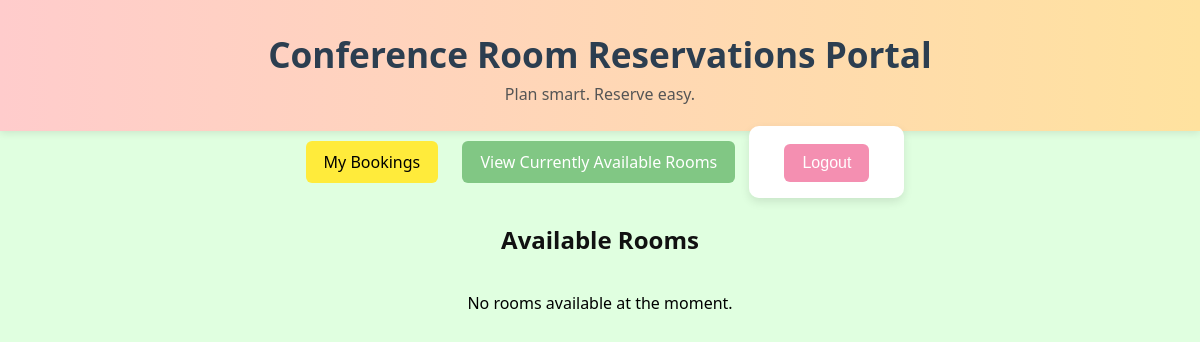
/available_rooms/ (signed in), run on an earlier commit of the app's database.
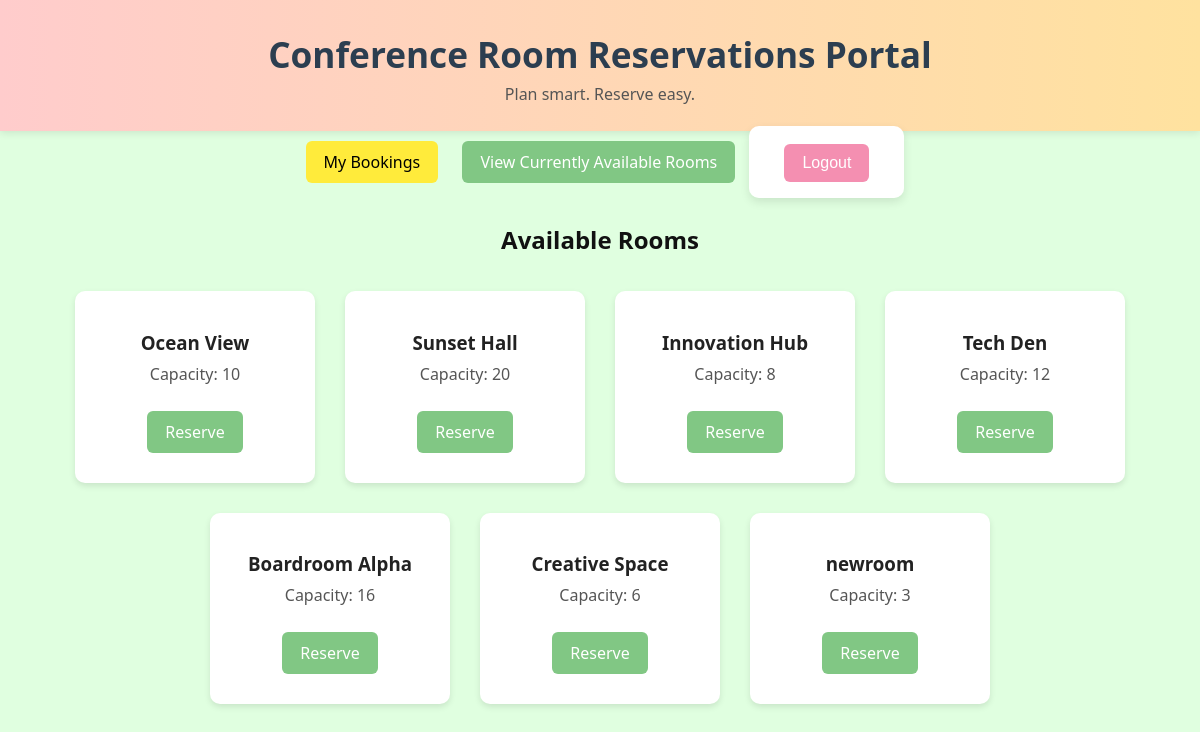
And on a later commit of the database.
### reservations/models.py (models this page shows, shortened)
class Room(models.Model):
    name = models.CharField(max_length=100)
    capacity = models.IntegerField()
    location = models.CharField(max_length=100)
    is_available = models.BooleanField(default=True)

### reservations/views.py (the view)
# urls.py: path('available_rooms/', views.available_rooms, name='available_rooms'),
@login_required
def available_rooms(request):
    rooms = Room.objects.all()
    return render(request, 'reservations/available_rooms.html', {'rooms': rooms})

### reservations/templates/reservations/available_rooms.html (shortened to what this page needs)
{% load static %}
<!DOCTYPE html>
<html>
<head>
    <link rel="stylesheet" href="{% static 'css/style.css' %}">
</head>
<body>
    <header>
        <h1>Conference Room Reservations Portal</h1>
        <p>Plan smart. Reserve easy.</p>
    </header>
    <div>
        <a class="btn btn-yellow" href="{% url 'my_reservations' %}">My Bookings</a>
        <a class="btn btn-green" href="{% url 'available_rooms' %}">View Currently Available Rooms</a>
        {% if user.is_authenticated %}
            <form method="post" action="{% url 'logout' %}" style="display:inline;">
                <button type="submit" class="btn btn-pink">Logout</button>
            </form>
        {% endif %}
    </div>
    <h2 class="section-title">Available Rooms</h2>
    <div class="room-card-container">
        {% for room in rooms %}
            <div class="room-card">
                <h3>{{ room.name }}</h3>
                <p>Capacity: {{ room.capacity }}</p>
                {% if user.is_authenticated %}
                    <a class="btn btn-green" href="{% url 'confirm_booking' room.id %}">Reserve</a>
                {% else %}
                    <a class="btn btn-green" href="{% url 'login' %}?next={% url 'confirm_booking' room.id %}">Reserve</a>
                {% endif %}
            </div>
        {% empty %}
            <p>No rooms available at the moment.</p>
        {% endfor %}
    </div>
</body>
</html>

### reservations/static/css/style.css (style rules this page uses)
body { font-family: 'Segoe UI', sans-serif; background-color: #e0ffe0; margin: 0; padding: 0; text-align: center; }
header { background: linear-gradient(to right, #ffcccc, #ffe29f); padding: 30px 0 10px 0; color: #2c3e50; box-shadow: 0 2px 8px rgba(0, 0, 0, 0.1); }
header h1 { margin: 0; font-size: 2.2em; font-weight: bold; }
header p { margin-top: 5px; color: #555; }
.btn { display: inline-block; margin: 10px; padding: 10px 18px; border: none; border-radius: 6px; font-size: 16px; cursor: pointer; font-weight: 500; text-decoration: none; }
.btn-pink { background-color: #f48fb1; color: white; }
.btn-yellow { background-color: #ffeb3b; color: #000; }
.btn-green { background-color: #81c784; color: white; }
.room-card-container { display: flex; flex-wrap: wrap; justify-content: center; margin: 20px auto; max-width: 1200px; }
.room-card { background-color: white; border-radius: 10px; padding: 20px; margin: 15px; width: 200px; box-shadow: 0 3px 6px rgba(0,0,0,0.1); transition: transform 0.2s ease; }
.room-card h3 { margin-bottom: 8px; color: #222; }
.room-card p { margin-top: 0; color: #555; }
.section-title { margin-top: 30px; font-size: 24px; font-weight: bold; color: #111; }
form { background-color: white; padding: 25px; border-radius: 10px; max-width: 400px; margin: 30px auto; box-shadow: 0 4px 10px rgba(0,0,0,0.1); }
form button { background-color: #81c784; color: white; padding: 10px 18px; border: none; border-radius: 6px; cursor: pointer; }

What changed in the data, as far as the page shows it:
added Room: name "Ocean View", capacity "10"
added Room: name "Sunset Hall", capacity "20"
added Room: name "Innovation Hub", capacity "8"
added Room: name "Tech Den", capacity "12"
added Room: name "Boardroom Alpha", capacity "16"
added Room: name "Creative Space", capacity "6"
added Room: name "newroom", capacity "3"
Also different on the page:
text no longer shown: "No rooms available at the moment."
